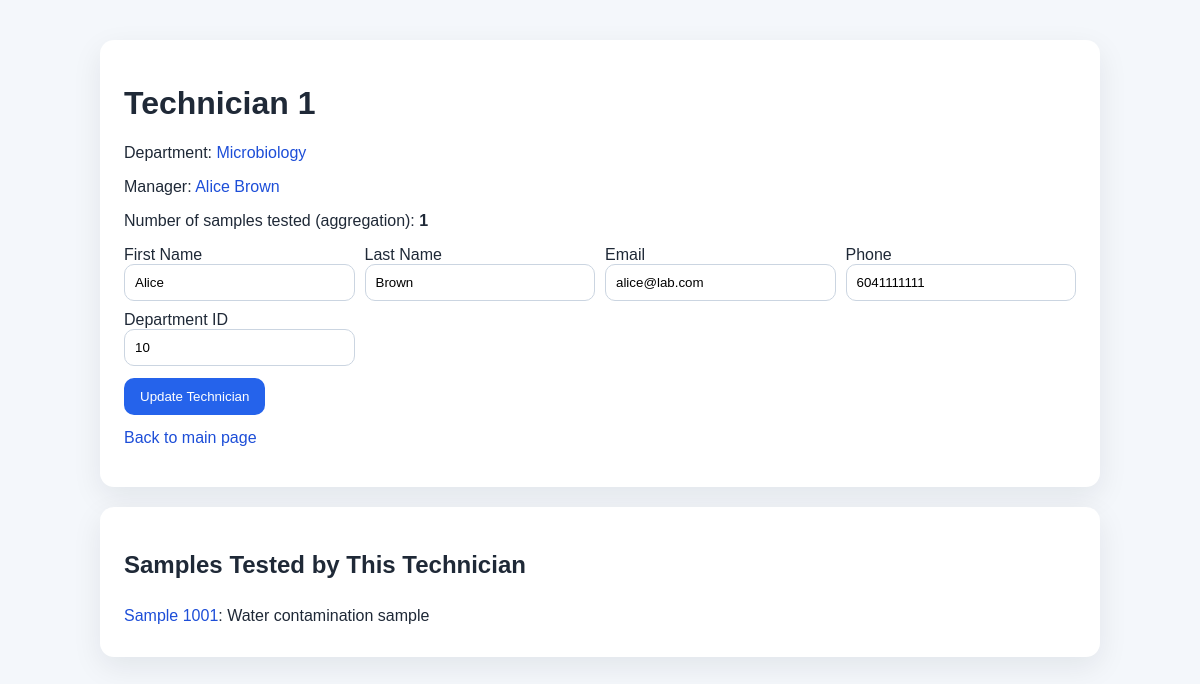
/technician/1, run on the app's committed database.
### tables this page shows
CREATE TABLE Technician (
	technicianID INT NOT NULL,
	firstName VARCHAR(50),
	lastName VARCHAR(50),
	email VARCHAR(50),
	phone VARCHAR(15),
	depID INT NOT NULL,
	PRIMARY KEY (technicianID),
	FOREIGN KEY (depID) REFERENCES Department (departmentID),
	CONSTRAINT uniqueDep UNIQUE (technicianID, depID)
);

CREATE TABLE Department (
	departmentID INT NOT NULL,
	name VARCHAR(50),
	managerID INT NOT NULL,
	PRIMARY KEY (departmentID),
	FOREIGN KEY (managerID, departmentID) REFERENCES Technician (technicianID, depID)
);

CREATE TABLE Sample (
	sampleID INT NOT NULL,
	description VARCHAR(300),
	dateReceived VARCHAR(50),
	cID INT NOT NULL,
	sID INT,
	PRIMARY KEY (sampleID),
	FOREIGN KEY (cID) REFERENCES Client (clientID),
	FOREIGN KEY (sID) REFERENCES StorageLocation (storageID)
);

### flaskMain.py (the view, shortened to what this page needs)
@app.route("/technician/<int:technician_id>", methods=["GET", "POST"])
def technician_detail(technician_id):
    ensure_schema_updates()
    error = None
    action_message = None
    _, tech_rows = run_parameterized_select(
        "SELECT t.technicianID, t.firstName, t.lastName, t.email, t.phone, t.depID, "
        "d.name AS departmentName, d.managerID, "
        "m.firstName || ' ' || m.lastName AS managerName, "
        "COUNT(DISTINCT ct.sampleID) AS sampleCount "
        "FROM Technician t "
        "LEFT JOIN Department d ON d.departmentID = t.depID "
        "LEFT JOIN Technician m ON m.technicianID = d.managerID "
        "LEFT JOIN ConductsTestOn ct ON ct.tID = t.technicianID "
        "WHERE t.technicianID = ? "
        "GROUP BY t.technicianID, t.firstName, t.lastName, t.email, t.phone, t.depID, d.name, d.managerID, managerName",
        (technician_id,),
    )
    if not tech_rows:
        return "Technician not found.", 404
    technician = tech_rows[0]
    _, tested_samples = run_parameterized_select(
        "SELECT DISTINCT s.sampleID, s.description "
        "FROM ConductsTestOn ct "
        "JOIN Sample s ON s.sampleID = ct.sampleID "
        "WHERE ct.tID = ? "
        "ORDER BY s.sampleID",
        (technician_id,),
    )
    return render_template(
        "technician_detail.html",
        technician=technician,
        tested_samples=tested_samples,
        error=error,
        action_message=action_message,
    )

### flaskMain.py (called while the page is built, shortened)
def dict_factory(cursor, row):
    d = {}
    for idx, col in enumerate(cursor.description):
        d[col[0]] = row[idx]
    return d

def get_connection():
    conn = sqlite3.connect('samples.db')
    conn.execute("PRAGMA foreign_keys = ON")
    return conn

def ensure_schema_updates():
    global SCHEMA_INITIALIZED
    if SCHEMA_INITIALIZED:
        return

def run_parameterized_select(query, params=()):
    ensure_schema_updates()
    conn = get_connection()
    conn.row_factory = dict_factory
    try:
        cursor = conn.cursor()
        cursor.execute(query, params)
        results = cursor.fetchall()
        columns = [column[0] for column in cursor.description] if cursor.description else []
        return columns, results
    finally:
        conn.close()

### templates/technician_detail.html (shortened to what this page needs)
<!DOCTYPE html>
<html lang="en">
<head>
</head>
<body>
    <div class="page">
        <div class="card">
            <h1>Technician {{ technician.technicianID }}</h1>
            <p>Department: <a href="/department/{{ technician.depID }}">{{ technician.departmentName or technician.depID }}</a></p>
            <p>Manager: {% if technician.managerID %}<a href="/technician/{{ technician.managerID }}">{{ technician.managerName }}</a>{% else %}N/A{% endif %}</p>
            <p>Number of samples tested (aggregation): <strong>{{ technician.sampleCount }}</strong></p>
            <form method="post">
                <div class="grid">
                    <div><label for="firstName">First Name</label><input id="firstName" name="firstName" value="{{ technician.firstName }}" required></div>
                    <div><label for="lastName">Last Name</label><input id="lastName" name="lastName" value="{{ technician.lastName }}" required></div>
                    <div><label for="email">Email</label><input id="email" name="email" value="{{ technician.email }}" required></div>
                    <div><label for="phone">Phone</label><input id="phone" name="phone" value="{{ technician.phone }}" required></div>
                    <div><label for="depID">Department ID</label><input id="depID" name="depID" value="{{ technician.depID }}" required></div>
                </div>
                <button type="submit" style="margin-top: 12px;">Update Technician</button>
            </form>
            <p style="margin-top: 14px;"><a href="/">Back to main page</a></p>
        </div>
        <div class="card">
            <h2>Samples Tested by This Technician</h2>
            {% for sample in tested_samples %}
                <div class="list-item"><a href="/sample/{{ sample.sampleID }}">Sample {{ sample.sampleID }}</a>: {{ sample.description }}</div>
            {% else %}
                <p>No samples tested yet.</p>
            {% endfor %}
        </div>
    </div>
</body>
</html>

### templates/technician_detail.html (style rules this page uses)
body { font-family: Arial, Helvetica, sans-serif; margin: 0; background: #f4f7fb; color: #1f2937; }
.page { max-width: 1000px; margin: 40px auto; padding: 0 20px; }
.card { background: #fff; border-radius: 14px; padding: 24px; box-shadow: 0 10px 30px rgba(15, 23, 42, 0.08); margin-bottom: 20px; }
.grid { display: grid; grid-template-columns: repeat(auto-fit, minmax(220px, 1fr)); gap: 10px; }
input { width: 100%; padding: 10px; border: 1px solid #cbd5e1; border-radius: 10px; box-sizing: border-box; }
button { background: #2563eb; color: #fff; border: none; border-radius: 10px; padding: 11px 16px; cursor: pointer; }
.list-item { padding: 8px 0; border-bottom: 1px solid #e5e7eb; }
.list-item:last-child { border-bottom: none; }
a { color: #1d4ed8; text-decoration: none; }

### data on the page
Technician: technicianID "1", firstName "Alice", lastName "Brown", email "alice@lab.com", phone "6041111111", depID "10"
Department: name "Microbiology"
Sample: sampleID "1001", description "Water contamination sample"

### other printed values
{{ technician.managerName }} "Alice Brown"
{{ technician.sampleCount }} "1"
